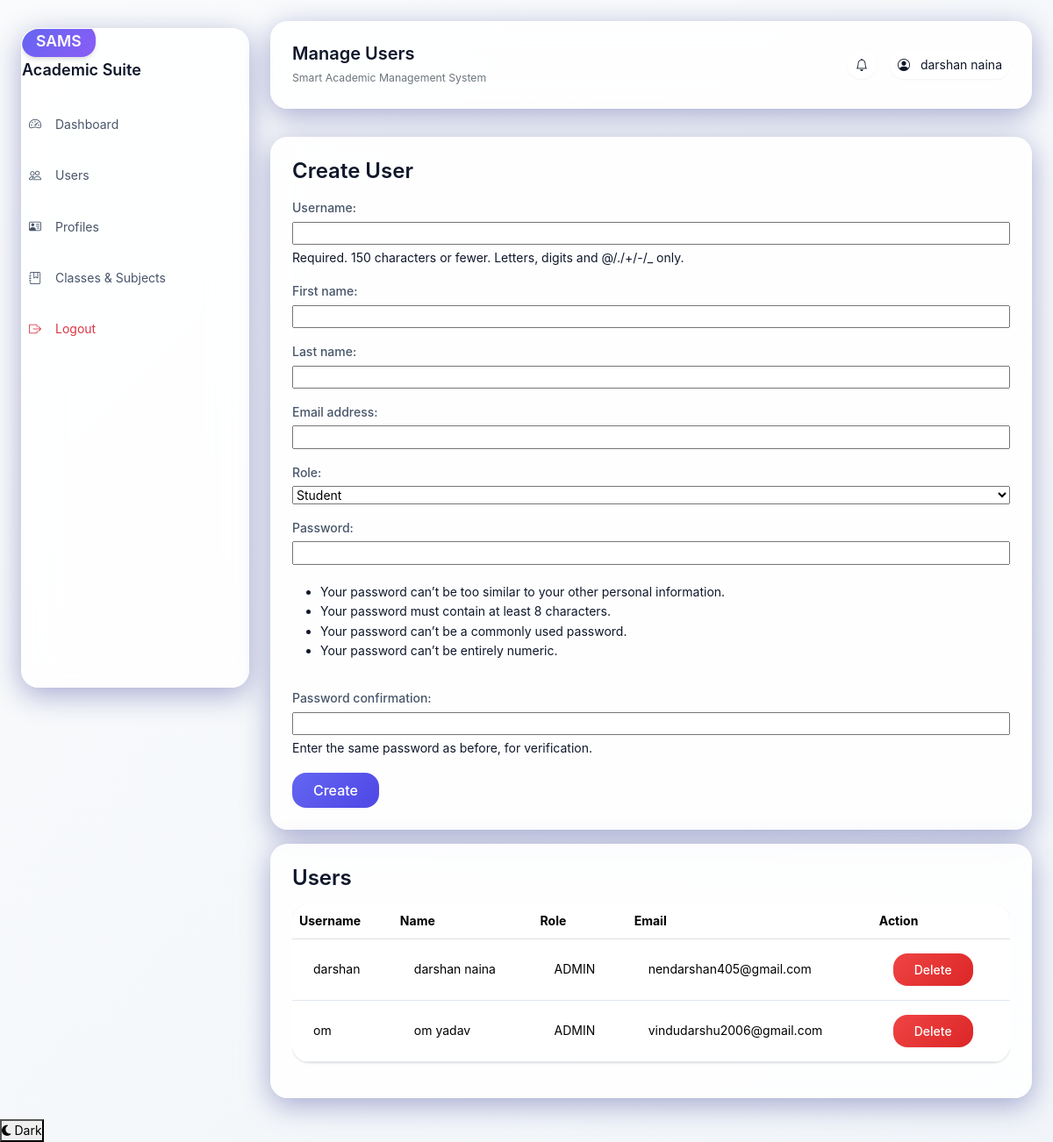
Before: /admin-panel/users/ (signed in) with the older database file.
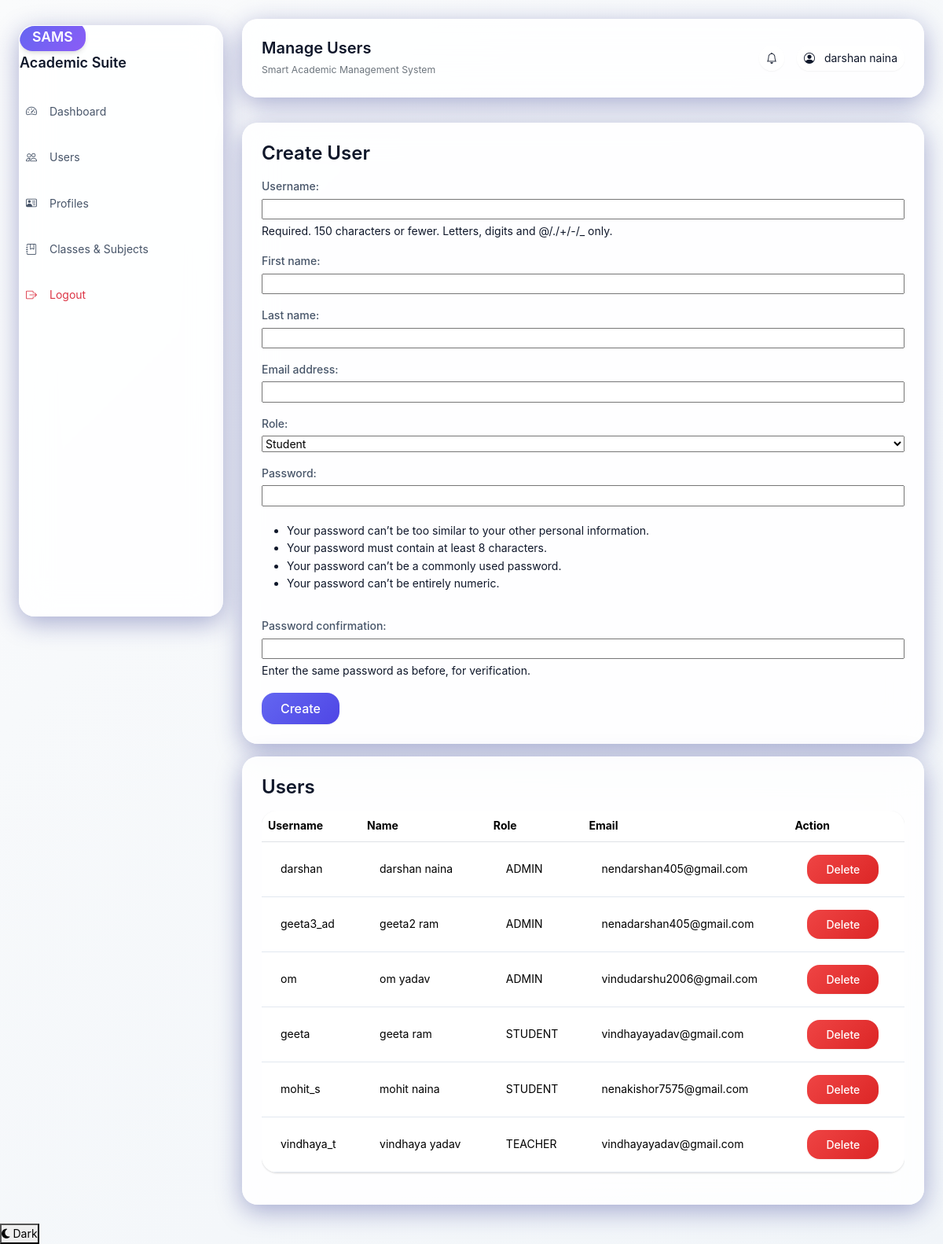
After: the same page with the newer database file.
### accounts/models.py (models this page shows, shortened)
class CustomUser(AbstractUser):
    class Role(models.TextChoices):
        ADMIN = "ADMIN", "Admin"
        TEACHER = "TEACHER", "Teacher"
        STUDENT = "STUDENT", "Student"
    role = models.CharField(max_length=20, choices=Role.choices, default=Role.STUDENT)

### admin_panel/views.py (the view)
# urls.py: path("users/", manage_users, name="manage_users"),
@role_required(CustomUser.Role.ADMIN)
def manage_users(request):
    form = UserCreateForm(request.POST or None)
    if request.method == "POST" and form.is_valid():
        form.save()
        messages.success(request, "User created successfully.")
        return redirect("admin_panel:manage_users")
    users = CustomUser.objects.exclude(is_superuser=True).order_by("role", "username")
    return render(request, "admin_panel/manage_users.html", {"form": form, "users": users})

### admin_panel/forms.py
class UserCreateForm(UserCreationForm):
    class Meta:
        model = CustomUser
        fields = ("username", "first_name", "last_name", "email", "role")

### templates/admin_panel/manage_users.html (shortened to what this page needs)
{% extends 'base.html' %}
{% block page_title %}Manage Users{% endblock %}
{% block content %}
<section class="glass-card p-4 mb-3" data-aos="fade-up">
    <h3>Create User</h3>
    <form method="post" class="grid-form">
        {{ form.as_p }}
        <button type="submit" class="btn btn-primary">Create</button>
    </form>
</section>
<section class="glass-card p-4" data-aos="fade-up">
    <h3>Users</h3>
    <div class="table-responsive">
    <table class="table table-hover align-middle">
        <tr><th>Username</th><th>Name</th><th>Role</th><th>Email</th><th>Action</th></tr>
        {% for user in users %}
            <tr>
                <td>{{ user.username }}</td>
                <td>{{ user.get_full_name }}</td>
                <td>{{ user.role }}</td>
                <td>{{ user.email }}</td>
                <td>
                    <form method="post" action="{% url 'admin_panel:delete_user' user.id %}">
                        <button type="submit" class="btn btn-danger btn-sm">Delete</button>
                    </form>
                </td>
            </tr>
        {% empty %}
            <tr><td colspan="5">No users found.</td></tr>
        {% endfor %}
    </table></div>
</section>
{% endblock %}

### templates/base.html (shortened to what this page needs)
{% load static %}
<!DOCTYPE html>
<html lang="en">
<head>
    <link href="https://cdn.jsdelivr.net/npm/bootstrap@5.3.7/dist/css/bootstrap.min.css" rel="stylesheet">
    <link href="https://cdn.jsdelivr.net/npm/bootstrap-icons@1.11.3/font/bootstrap-icons.css" rel="stylesheet">
    <link rel="stylesheet" href="https://cdnjs.cloudflare.com/ajax/libs/font-awesome/6.4.0/css/all.min.css">
    <link href="https://unpkg.com/aos@2.3.1/dist/aos.css" rel="stylesheet">
    <link rel="stylesheet" href="{% static 'css/style.css' %}">
    <link rel="stylesheet" href="{% static 'css/dark-mode-fixes.css' %}" />
</head>
<body>
    {% if user.is_authenticated %}
        <div class="app-shell">
            <aside class="sidebar glass-card">
                <div class="brand mb-4">
                    <span class="badge-brand">SAMS</span>
                    <h5 class="mt-2 mb-0">Academic Suite</h5>
                </div>
                <nav class="nav flex-column gap-1">
                    <a class="nav-link" href="{% url 'accounts:redirect_dashboard' %}"><i class="bi bi-speedometer2 me-2"></i>Dashboard</a>
                    {% if user.role == "ADMIN" %}
                        <a class="nav-link" href="{% url 'admin_panel:manage_users' %}"><i class="bi bi-people me-2"></i>Users</a>
                        <a class="nav-link" href="{% url 'admin_panel:manage_profiles' %}"><i class="bi bi-person-vcard me-2"></i>Profiles</a>
                        <a class="nav-link" href="{% url 'admin_panel:manage_classes_subjects' %}"><i class="bi bi-journal-bookmark me-2"></i>Classes & Subjects</a>
                    {% else %}
                        <a class="nav-link" href="{% url 'student:dashboard' %}"><i class="bi bi-person-circle me-2"></i>My Dashboard</a>
                        <a class="nav-link" href="{% url 'student:upload_assignment' %}"><i class="bi bi-cloud-upload me-2"></i>Upload Assignment</a>
                    {% endif %}
                    <a class="nav-link text-danger" href="{% url 'accounts:logout' %}"><i class="bi bi-box-arrow-right me-2"></i>Logout</a>
                </nav>
            </aside>
            <div class="main-content">
                <header class="topbar glass-card d-flex justify-content-between align-items-center">
                    <div>
                        <h4 class="mb-1">{% block page_title %}Dashboard{% endblock %}</h4>
                        <small class="text-secondary">Smart Academic Management System</small>
                    </div>
                    <div class="d-flex align-items-center gap-3">
                        <span class="notification-pill"><i class="bi bi-bell"></i></span>
                        <div class="profile-pill">
                            <i class="bi bi-person-circle me-2"></i>{{ user.get_full_name|default:user.username }}
                        </div>
                    </div>
                </header>
                <main class="container-fluid px-0 mt-4">
    {% else %}
                <main class="auth-layout">
    {% endif %}
                    {% block content %}{% endblock %}
                </main>
    {% if user.is_authenticated %}
            </div>
        </div>
    {% endif %}
    <button id="theme-toggle" class="theme-toggle-global" title="Toggle theme">
        <i class="fas fa-moon toggle-icon"></i>
        <span class="toggle-text">Theme</span>
    </button>
</body>
</html>

### static/css/dark-mode-fixes.css (style rules this page uses)
p { color: var(--text-primary); }

Changed rows visible on the page:
added CustomUser: username "geeta3_ad", get_full_name "geeta2 ram", role "ADMIN", email "nenadarshan405@gmail.com"
added CustomUser: username "geeta", get_full_name "geeta ram", role "STUDENT", email "vindhayayadav@gmail.com"
added CustomUser: username "mohit_s", get_full_name "mohit naina", role "STUDENT", email "nenakishor7575@gmail.com"
added CustomUser: username "vindhaya_t", get_full_name "vindhaya yadav", role "TEACHER", email "vindhayayadav@gmail.com"
